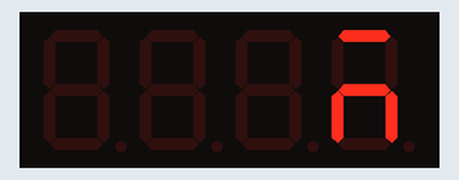
Bench run of a program on a simulated ESP32 board running MicroPython. On the bench: 4-digit seven-segment display. Library files of the repository ran but are not shown: tm1637.py; what the program prints to the serial console is not drawn.

Above: at 1.05 s.
At 1.76 s:
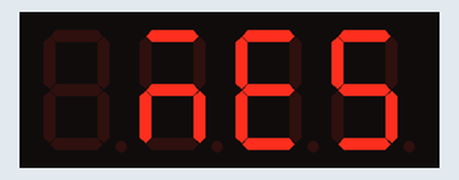
At 2.48 s:
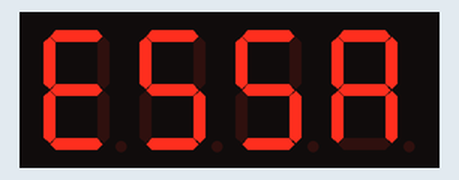
At 2.83 s:
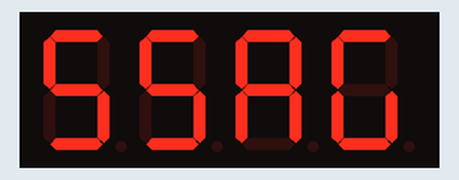
At 3.55 s:
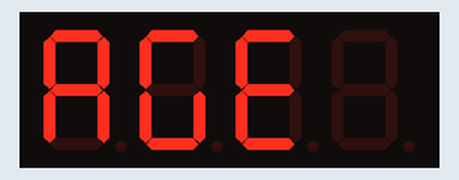
At 4.5 s:
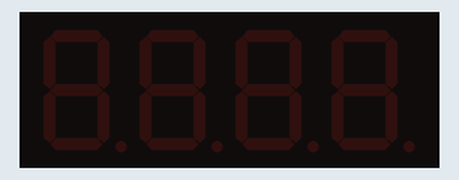

Measured:
- by itself, everything shown: repeats every 4.3 s, in 11 steps
- what the display in image 5 shows lasts 0.8 s, from 4.4 s to 5.2 s

The program:

main.py
```python
from machine import Pin
import tm1637
import time

# Bağlantıların: CLK -> D22, DIO -> D21 (G -> GND, VCC -> 3V3)
tm = tm1637.TM1637(clk=Pin(22), dio=Pin(21))
tm.brightness(3)

# 'M' harfi yerine 'n' kullanmak bazen daha okunaklı olur.
# 'Ş' yerine 'S', 'Ğ' yerine 'G', 'İ' yerine 'i'
# Mesajın başına ve sonuna boşluk ekledik ki yazı ekrana girip çıksın.
mesaj = "    message    "

def metni_kaydir(text, gecikme=0.35):
    # Yazıyı karakter karakter kaydıran döngü
    for i in range(len(text) - 3):
        gosterilecek = text[i:i+4]
        try:
            tm.show(gosterilecek)
        except:
            # Eğer kütüphane bir karakteri tanımazsa hata vermemesi için
            pass
        time.sleep(gecikme)

print("Mesaj Başlatılıyor...")

# Eski "HELL" kodunu temizlemek için ekranı bir kez söndür
tm.write([0, 0, 0, 0])
time.sleep(0.5)

while True:

    metni_kaydir(mesaj)
```
